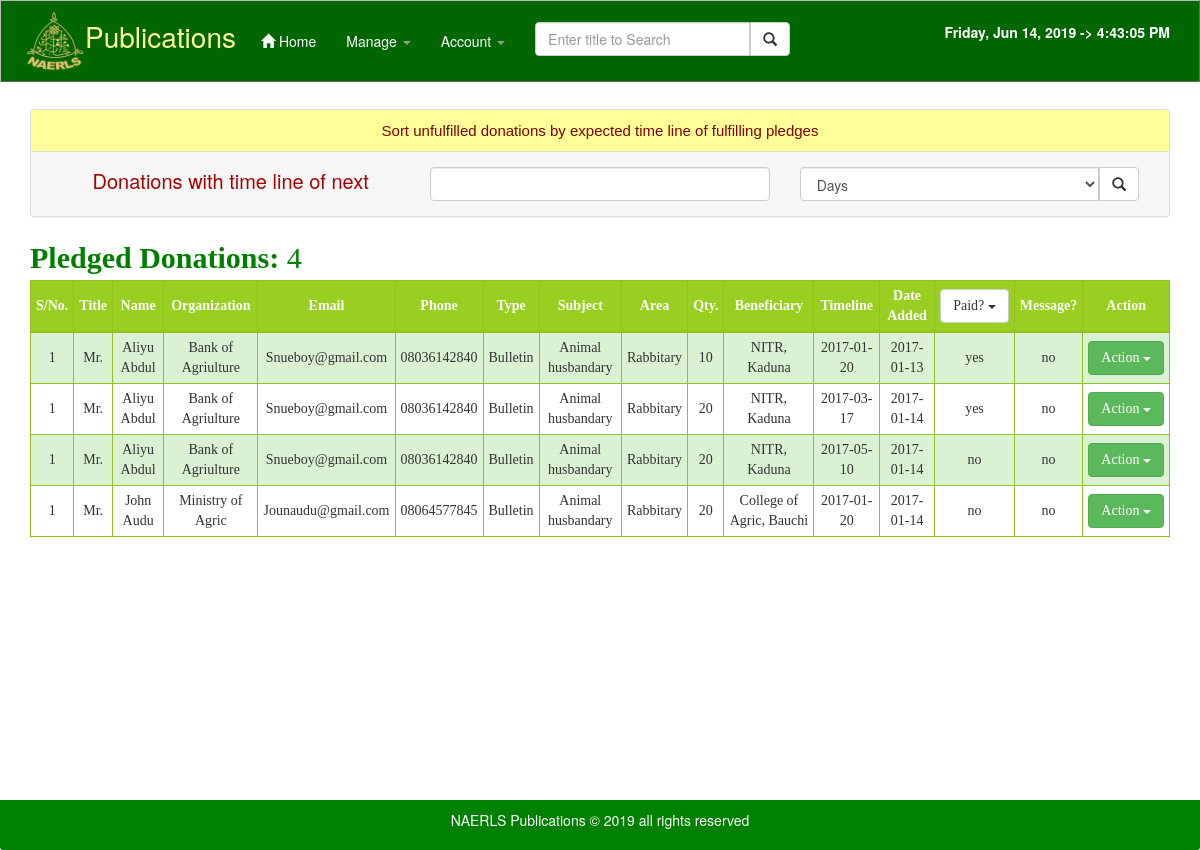
Page /admin/donations.php (signed in) on the committed database.
### tables this page shows
CREATE TABLE `donations` (
  `id` int(11) NOT NULL,
  `title` varchar(20) NOT NULL,
  `name` varchar(50) NOT NULL,
  `organization` varchar(100) NOT NULL,
  `designation` varchar(100) NOT NULL,
  `email` varchar(50) NOT NULL,
  `phone` varchar(11) NOT NULL,
  `pub_type` varchar(20) NOT NULL,
  `subject_area` varchar(20) NOT NULL,
  `specificarea` varchar(50) NOT NULL,
  `quantity` int(11) NOT NULL,
  `beneficiary` varchar(100) NOT NULL,
  `timeline` date NOT NULL,
  `date` date NOT NULL,
  `fulfilled` enum('no','yes') NOT NULL DEFAULT 'no',
  `messaged` varchar(3) NOT NULL DEFAULT 'no'
);

### admin/donations.php (the view, shortened to what this page needs)
?><!DOCTYPE html>
<html lang="en">
<head>
    <link href="../dist/css/bootstrap.css" rel="stylesheet">
    <link href="../dist/css/starter-template.css" rel="stylesheet">
    </head>
  <body>
        <?php include 'header.php'; ?>
<div class="container" id="cc">
    <div class="starter-template">
        <div role="main">
        <?php
        echo '<div class="panel panel-default" >
        <div class="panel-heading" style="font-size: 15px;">Sort unfulfilled donations by expected time line of fulfilling pledges</div>
        <div class="panel-body" >
        <form class="form-inline" role="form" action="donations.php" method="post">
            <div class="col-lg-4">
              <span style="font-size: 20px;color: #AA0000">Donations with time line of next </span>
            </div><div class="col-lg-4">
               <input type="number" class="form-control" name="duration" min="1" required/>
            </div>
              <div class="col-lg-4">
                  <div class="input-group">
                      <select class="form-control" name="by">
                          <option value="days">Days</option>
                          <option value="weeks">Weeks</option>
                          <option value="months">Months</option>
                      </select>
                    <span class="input-group-btn">
                                <button class="btn btn-default" type="submit" name="submit"><span class="glyphicon glyphicon-search"></span></button>
                            </span>
                  </div>
              </div>
              </form>
    </div>
</div>';
        if (isset($_POST['submit']))
        {
            $duration = $_POST['duration'];
            $by = $_POST['by'];
            if($by=='days'){
                $by=1;
            }elseif($by=='weeks'){
                $by=7;
            }
            elseif($by=='months'){
                $by=30;
            }
            $sqlstr="SELECT * from donations  WHERE (DATEDIFF(timeline,CURDATE()) / $by) <= $duration AND fulfilled='no'";
        }else
            $sqlstr = "SELECT * from donations ";
        $per_page=15;
        $pages_query=mysqli_num_rows(mysqli_query($con,$sqlstr));
        $page=(isset($_GET['page']))? (int)$_GET['page']:1;
        $query5=mysqli_query($con,$sqlstr);
        if($pages_query>0){
        echo "<div style='font-family:Palatino Linotype;font-size:30px;color:green;' align='left'><b>Pledged Donations: </b>$pages_query</div>
					<div  class='table-responsive' >
					<table  class='table table-striped table-condensed table-bordered' style='width:100%' >
					<thead>
					<tr>
 <td><b>S/No.</b></td><td><b>Title</b></td><td><b>Name</b></td><td><b> Organization</b></td><td><b>Email</b></td><td><b>Phone</b></td>
            <td><b>Type</b></td><td><b>Subject</b></td><td><b>Area</b></td><td><b>Qty.</b></td><td><b>Beneficiary</b></td>
            <td><b>Timeline</b></td><td><b>Date Added</b></td>
            <td>".'<div class="btn-group">
                    <button type="button" class="btn btn-default dropdown-toggle" data-toggle="dropdown">Paid? <span class="caret"></span>
                    </button>
                    <ul class="dropdown-menu" role="menu">
                        <li><a href="fulfilled.php?state='.SHA1('yes').'"><i class="glyphicon glyphicon-check"></i> Yes</a></li>
                        <li><a href="fulfilled.php?state='.SHA1('no').'"><i class="glyphicon glyphicon-thumbs-down"></i> No</a></li>
                    </ul></div></td><td><b>Message?</b></td><td><b>Action</b></td>
                </tr></thead>';
            $i=($per_page*($page-1))+1;
            while($result=mysqli_fetch_assoc($query5)){
                echo "<tr><td>".$i."</td><td>".ucwords($result['title'])."</td><td>".$result['name']."</td><td>".$result['organization']."</td>
            <td>".ucwords($result['email'])."</td><td>".$result['phone']."</td><td>".$result['pub_type']."</td><td>".$result['subject_area']."</td>
            <td>".ucwords($result['specificarea'])."</td><td>".$result['quantity']."</td><td>".$result['beneficiary']."</td>
            <td>".ucwords($result['timeline'])."</td><td>".$result['date']."</td><td>".$result['fulfilled'].'</td><td>'.$result['messaged'].'</td><td>
                <div class="btn-group">
                    <button type="button" class="btn btn-success dropdown-toggle" data-toggle="dropdown">Action <span class="caret"></span></button><ul class="dropdown-menu" role="menu">';
                echo'</ul>
                </div></td>
        </tr>';}
            echo '</table></div>';
        }else echo "<h2 style='color:red;font-family:\"Times New Roman\", Times, serif;'>No donation pledged.</h2>";
        ?>
</div>
    </div>
        </div>
        <div id="push" class="hidden-print"></div>
</body>
</html>

### rows in the picture
donations: title "Mr.", name "Aliyu Abdul", organization "Bank of Agriulture", email "Snueboy@gmail.com", phone "08036142840", pub_type "Bulletin", subject_area "Animal husbandary", specificarea "Rabbitary", quantity "10", beneficiary "NITR, Kaduna", timeline "2017-01-20", date "2017-01-13", fulfilled "yes", messaged "no"
donations: title "Mr.", name "Aliyu Abdul", organization "Bank of Agriulture", email "Snueboy@gmail.com", phone "08036142840", pub_type "Bulletin", subject_area "Animal husbandary", specificarea "Rabbitary", quantity "20", beneficiary "NITR, Kaduna", timeline "2017-03-17", date "2017-01-14", fulfilled "yes", messaged "no"
donations: title "Mr.", name "Aliyu Abdul", organization "Bank of Agriulture", email "Snueboy@gmail.com", phone "08036142840", pub_type "Bulletin", subject_area "Animal husbandary", specificarea "Rabbitary", quantity "20", beneficiary "NITR, Kaduna", timeline "2017-05-10", date "2017-01-14", fulfilled "no", messaged "no"
donations: title "Mr.", name "John Audu", organization "Ministry of Agric", email "Jounaudu@gmail.com", phone "08064577845", pub_type "Bulletin", subject_area "Animal husbandary", specificarea "Rabbitary", quantity "20", beneficiary "College of Agric, Bauchi", timeline "2017-01-20", date "2017-01-14", fulfilled "no", messaged "no"

### other values in the picture
$pages_query "4"
